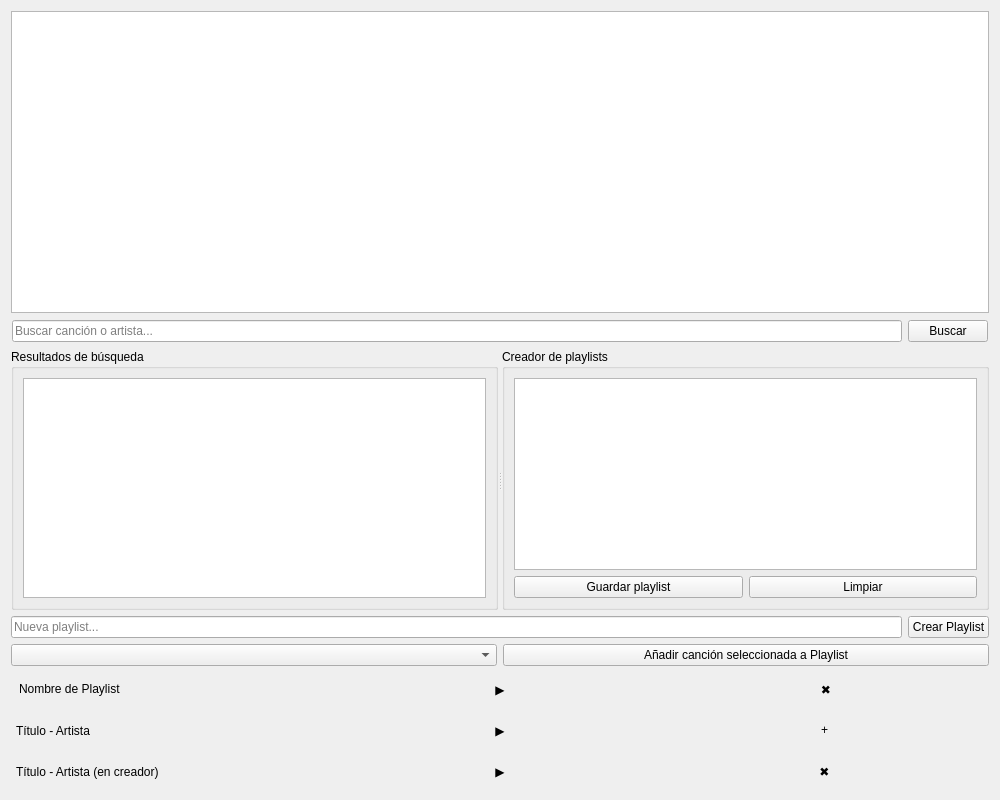
<?xml version="1.0" encoding="UTF-8"?>
<ui version="4.0">
 <class>SpotifyPlaylistManager</class>
 <widget class="QWidget" name="SpotifyPlaylistManager">
  <property name="geometry">
   <rect>
    <x>0</x>
    <y>0</y>
    <width>1000</width>
    <height>800</height>
   </rect>
  </property>
  <layout class="QVBoxLayout" name="verticalLayout">
   <item>
    <widget class="QListWidget" name="playlist_list"/>
   </item>
   <item>
    <widget class="QFrame" name="search_container">
     <layout class="QHBoxLayout" name="search_layout">
      <property name="leftMargin">
       <number>1</number>
      </property>
      <property name="topMargin">
       <number>1</number>
      </property>
      <property name="rightMargin">
       <number>1</number>
      </property>
      <property name="bottomMargin">
       <number>1</number>
      </property>
      <item>
       <widget class="QLineEdit" name="search_input">
        <property name="placeholderText">
         <string>Buscar canción o artista...</string>
        </property>
       </widget>
      </item>
      <item>
       <widget class="QPushButton" name="search_button">
        <property name="text">
         <string>Buscar</string>
        </property>
       </widget>
      </item>
     </layout>
    </widget>
   </item>
   <item>
    <widget class="QSplitter" name="results_splitter">
     <property name="orientation">
      <enum>Qt::Orientation::Horizontal</enum>
     </property>
     <widget class="QGroupBox" name="search_results_group">
      <property name="title">
       <string>Resultados de búsqueda</string>
      </property>
      <layout class="QVBoxLayout" name="search_results_layout">
       <item>
        <widget class="QListWidget" name="search_results"/>
       </item>
      </layout>
     </widget>
     <widget class="QGroupBox" name="playlist_creator_group">
      <property name="title">
       <string>Creador de playlists</string>
      </property>
      <layout class="QVBoxLayout" name="playlist_creator_layout">
       <item>
        <widget class="QListWidget" name="playlist_creator"/>
       </item>
       <item>
        <layout class="QHBoxLayout" name="playlist_buttons_layout">
         <item>
          <widget class="QPushButton" name="save_playlist_button">
           <property name="text">
            <string>Guardar playlist</string>
           </property>
          </widget>
         </item>
         <item>
          <widget class="QPushButton" name="clear_playlist_button">
           <property name="text">
            <string>Limpiar</string>
           </property>
          </widget>
         </item>
        </layout>
       </item>
      </layout>
     </widget>
    </widget>
   </item>
   <item>
    <layout class="QHBoxLayout" name="new_playlist_layout">
     <property name="leftMargin">
      <number>0</number>
     </property>
     <property name="topMargin">
      <number>0</number>
     </property>
     <property name="rightMargin">
      <number>0</number>
     </property>
     <property name="bottomMargin">
      <number>0</number>
     </property>
     <item>
      <widget class="QLineEdit" name="new_playlist_input">
       <property name="placeholderText">
        <string>Nueva playlist...</string>
       </property>
      </widget>
     </item>
     <item>
      <widget class="QPushButton" name="new_playlist_button">
       <property name="text">
        <string>Crear Playlist</string>
       </property>
      </widget>
     </item>
    </layout>
   </item>
   <item>
    <layout class="QHBoxLayout" name="add_to_playlist_layout">
     <property name="leftMargin">
      <number>0</number>
     </property>
     <property name="topMargin">
      <number>0</number>
     </property>
     <property name="rightMargin">
      <number>0</number>
     </property>
     <property name="bottomMargin">
      <number>0</number>
     </property>
     <item>
      <widget class="QComboBox" name="playlist_selector"/>
     </item>
     <item>
      <widget class="QPushButton" name="add_song_button">
       <property name="text">
        <string>Añadir canción seleccionada a Playlist</string>
       </property>
      </widget>
     </item>
    </layout>
   </item>
   <item>
    <layout class="QVBoxLayout" name="template_layout">
     <item>
      <layout class="QHBoxLayout" name="playlist_item_layout">
       <property name="leftMargin">
        <number>3</number>
       </property>
       <property name="topMargin">
        <number>5</number>
       </property>
       <property name="rightMargin">
        <number>3</number>
       </property>
       <property name="bottomMargin">
        <number>5</number>
       </property>
       <item>
        <widget class="QPushButton" name="template_playlist_button">
         <property name="styleSheet">
          <string>
             QPushButton {
               text-align: left;
               border: none;
               padding: 5px;
             }
             QPushButton:hover {
               background-color: rgba(255, 255, 255, 0.1);
             }
            </string>
         </property>
         <property name="text">
          <string>Nombre de Playlist</string>
         </property>
        </widget>
       </item>
       <item>
        <widget class="QPushButton" name="template_play_button">
         <property name="styleSheet">
          <string>
             QPushButton {
               border: none;
               padding: 5px;
             }
             QPushButton:hover {
               background-color: rgba(0, 255, 0, 0.2);
             }
            </string>
         </property>
         <property name="text">
          <string>▶</string>
         </property>
        </widget>
       </item>
       <item>
        <widget class="QPushButton" name="template_delete_button">
         <property name="styleSheet">
          <string>
             QPushButton {
               border: none;
               padding: 5px;
             }
             QPushButton:hover {
               background-color: rgba(255, 0, 0, 0.2);
             }
            </string>
         </property>
         <property name="text">
          <string>✖</string>
         </property>
        </widget>
       </item>
      </layout>
     </item>
     <item>
      <layout class="QHBoxLayout" name="track_item_layout">
       <property name="leftMargin">
        <number>5</number>
       </property>
       <property name="topMargin">
        <number>5</number>
       </property>
       <property name="rightMargin">
        <number>5</number>
       </property>
       <property name="bottomMargin">
        <number>5</number>
       </property>
       <item>
        <widget class="QLabel" name="template_track_label">
         <property name="text">
          <string>Título - Artista</string>
         </property>
         <property name="wordWrap">
          <bool>true</bool>
         </property>
        </widget>
       </item>
       <item>
        <widget class="QPushButton" name="template_track_play_button">
         <property name="styleSheet">
          <string>
             QPushButton {
               border: none;
               padding: 5px;
             }
             QPushButton:hover {
               background-color: rgba(0, 255, 0, 0.2);
             }
            </string>
         </property>
         <property name="text">
          <string>▶</string>
         </property>
        </widget>
       </item>
       <item>
        <widget class="QPushButton" name="template_track_add_button">
         <property name="styleSheet">
          <string>
             QPushButton {
               border: none;
               padding: 5px;
             }
             QPushButton:hover {
               background-color: rgba(0, 0, 255, 0.2);
             }
            </string>
         </property>
         <property name="text">
          <string>+</string>
         </property>
        </widget>
       </item>
      </layout>
     </item>
     <item>
      <layout class="QHBoxLayout" name="playlist_creator_item_layout">
       <property name="leftMargin">
        <number>5</number>
       </property>
       <property name="topMargin">
        <number>5</number>
       </property>
       <property name="rightMargin">
        <number>5</number>
       </property>
       <property name="bottomMargin">
        <number>5</number>
       </property>
       <item>
        <widget class="QLabel" name="template_creator_track_label">
         <property name="text">
          <string>Título - Artista (en creador)</string>
         </property>
         <property name="wordWrap">
          <bool>true</bool>
         </property>
        </widget>
       </item>
       <item>
        <widget class="QPushButton" name="template_creator_play_button">
         <property name="styleSheet">
          <string>
             QPushButton {
               border: none;
               padding: 5px;
             }
             QPushButton:hover {
               background-color: rgba(0, 255, 0, 0.2);
             }
            </string>
         </property>
         <property name="text">
          <string>▶</string>
         </property>
        </widget>
       </item>
       <item>
        <widget class="QPushButton" name="template_creator_remove_button">
         <property name="styleSheet">
          <string>
             QPushButton {
               border: none;
               padding: 5px;
             }
             QPushButton:hover {
               background-color: rgba(255, 0, 0, 0.2);
             }
            </string>
         </property>
         <property name="text">
          <string>✖</string>
         </property>
        </widget>
       </item>
      </layout>
     </item>
    </layout>
   </item>
  </layout>
 </widget>
 <resources/>
 <connections/>
</ui>
